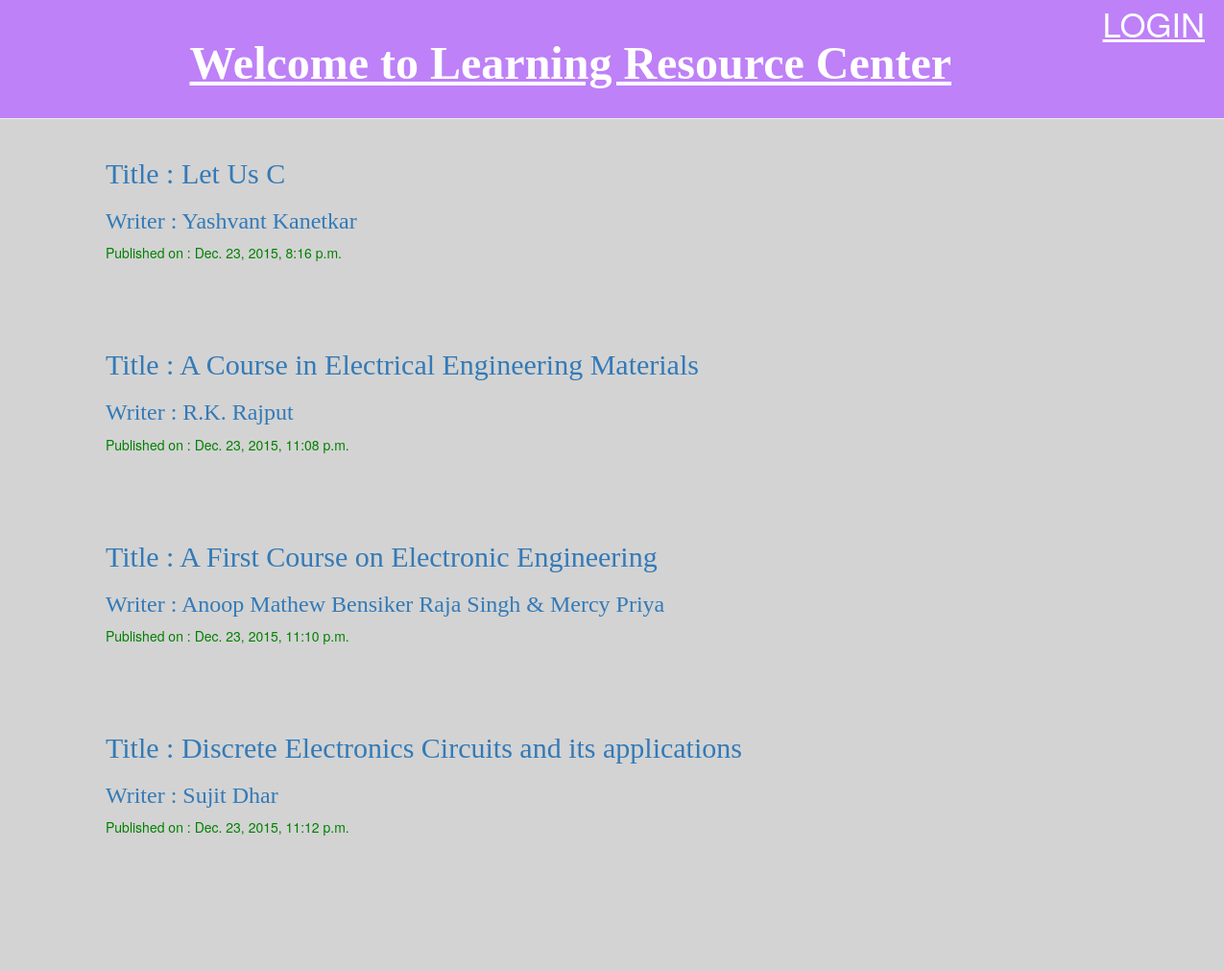
Page /lib/d/ on the committed database.
### library/models.py (models this page shows, shortened)
class lib(models.Model):
    author = models.ForeignKey('auth.User')
    section = models.CharField(max_length=200, null = 'true')
    title = models.CharField(max_length=200)
    writer = models.CharField(max_length=200,default='')
    published_date = models.DateTimeField(
            blank=True, null=True)

### library/views.py (the view)
# urls.py: url(r'^lib/d/$', views.lib_d, name='lib_d'),
def lib_d(request):
    books = lib.objects.filter(published_date__lte=timezone.now()).order_by('published_date')
    return render(request, 'library/lib_list4.html', { 'books' : books })

### library/templates/library/lib_list4.html
			{% extends 'library/base.html' %}
			{% block content %}
			{%  for post in books %}
			{% if post.section == '4' %}
			<div class="content container">
			<div class="row">
			<div class="col-md-8">
			<div class="try">
				<h2><a href="">Title :  {{ post.title }}</a></h2>
				<h3><a href="">Writer : {{ post.writer }}</a></h3>
				<p>Published on : {{ post.published_date }}</p>
			</div>
			</div>
			</div>
			</div>
			{% endif %}
			{% endfor %}
			{% endblock %}

### library/static/css/library.css (style rules this page uses)
.content { margin-left: 40px; }
h1, h2, h3, h4 { font-family: 'Lobster', cursive; }
.try { margin-bottom: 70px; }

### library/templates/library/base.html (style rules this page uses)
body { background-color:lightgrey; }
h2 { color:blue; }
h3 { color:red; }
p { color:green; }

### rows in the picture
lib: title "Let Us C", writer "Yashvant Kanetkar", published_date "Dec. 23, 2015, 8:16 p.m."
lib: title "A Course in Electrical Engineering Materials", writer "R.K. Rajput", published_date "Dec. 23, 2015, 11:08 p.m."
lib: title "A First Course on Electronic Engineering", writer "Anoop Mathew Bensiker Raja Singh & Mercy Priya", published_date "Dec. 23, 2015, 11:10 p.m."
lib: title "Discrete Electronics Circuits and its applications", writer "Sujit Dhar", published_date "Dec. 23, 2015, 11:12 p.m."
